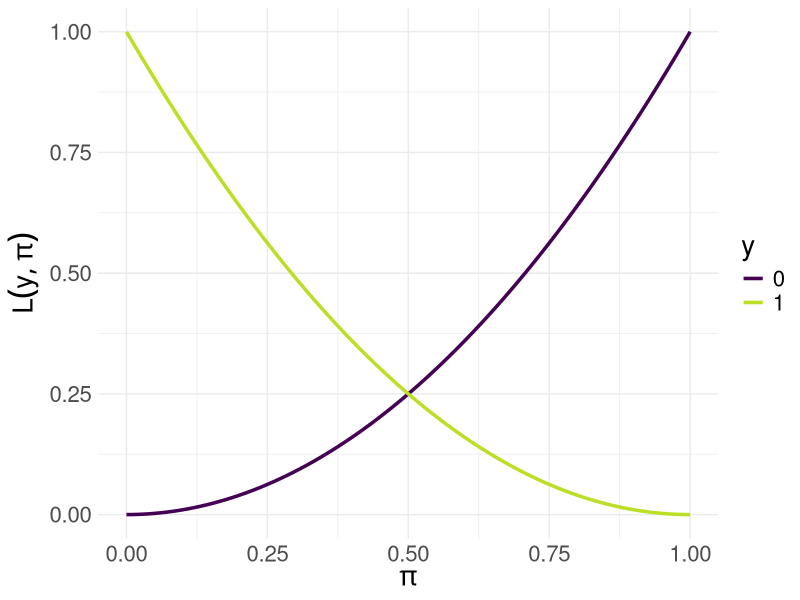

Write the R code that produced this figure.
# ------------------------------------------------------------------------------
# classification brier

# FIG: Brier score
# ------------------------------------------------------------------------------

library(ggplot2)

# DATA -------------------------------------------------------------------------

x <- seq(0, 1, by = 0.01)

df <- rbind(
  data.frame(x, y = 1, pi = (1 - x)^2),
  data.frame(x, y = 0, pi = x^2))

df$y <- as.factor(df$y)

# PLOTS ------------------------------------------------------------------------

p <- ggplot(data = df, aes(x = x, y = pi, color = y)) + 
  geom_line(size = 1.2) + 
  xlab(expression(pi)) + 
  ylab(expression(L(y, pi))) + 
  theme_minimal() +
  theme(text = element_text(size = 20)) +
  scale_color_viridis_d(end = 0.9)

ggsave("../figure/brier.png", p, height = 4, width = 9)
